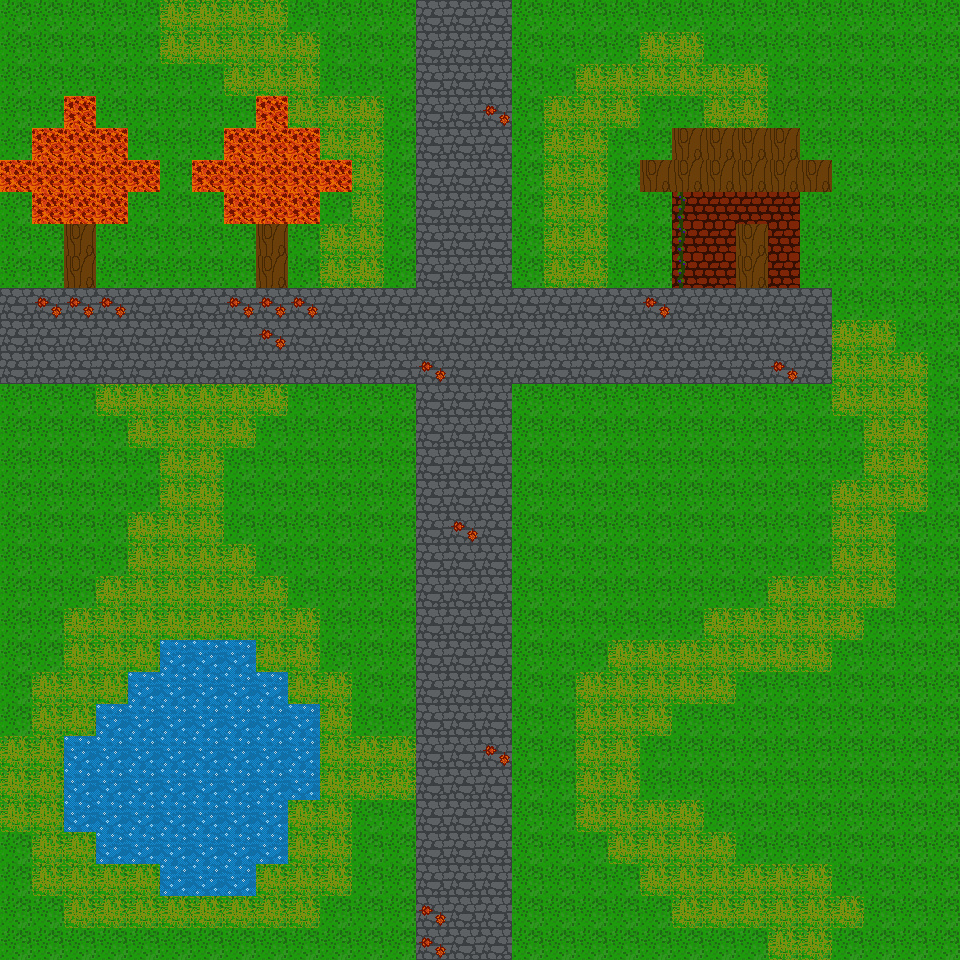

This is a level from a 2D game, rendered from its Tiled map with the project's own tilesets. A one-line summary and the map file follow, with tile-layer data summarised:
An orthogonal 30x30 tile map with 32x32 px tiles, 1 tile layer (Tile Layer 1) and 33 objects (19x Gem, 6x water, 2x tree, house, interact_area, ...).

<map version="1.10" tiledversion="1.12.2" orientation="orthogonal" renderorder="right-down" width="30" height="30" tilewidth="32" tileheight="32" infinite="0" nextlayerid="9" nextobjectid="62">
 <tileset firstgid="1" source="new_tileset.tsx" />
 <layer id="1" name="Tile Layer 1" width="30" height="30">
  <data>[900 cells, 900 non-empty, 9 distinct tile ids]</data>
 </layer>
 <objectgroup id="3" name="Object Layer 1">
  <object id="4" name="tree" type="tree" x="256.146" y="192.295" width="31.4254" height="96.4644">
   <properties>
    <property name="solid" type="bool" value="true" />
   </properties>
  </object>
  <object id="6" name="tree" type="tree" x="64.0036" y="192.035" width="32.2537" height="95.8937">
   <properties>
    <property name="solid" type="bool" value="true" />
   </properties>
  </object>
  <object id="9" name="house" x="672" y="191.667" width="128" height="95.6667">
   <properties>
    <property name="solid" type="bool" value="true" />
   </properties>
  </object>
  <object id="15" name="water" x="98" y="702" width="192.061" height="160">
   <properties>
    <property name="solid" type="bool" value="true" />
   </properties>
  </object>
  <object id="17" name="water" x="128" y="672" width="160.182" height="31.6364">
   <properties>
    <property name="solid" type="bool" value="true" />
   </properties>
  </object>
  <object id="20" name="water" x="160" y="640" width="96" height="32">
   <properties>
    <property name="solid" type="bool" value="true" />
   </properties>
  </object>
  <object id="21" name="water" x="288" y="704" width="32" height="96">
   <properties>
    <property name="solid" type="bool" value="true" />
   </properties>
  </object>
  <object id="22" name="water" x="160" y="864" width="95.9778" height="31.9556">
   <properties>
    <property name="solid" type="bool" value="true" />
   </properties>
  </object>
  <object id="23" name="water" x="64" y="736" width="32" height="95.875">
   <properties>
    <property name="solid" type="bool" value="true" />
   </properties>
  </object>
  <object id="58" name="interact_area" x="736" y="288" width="32" height="32" />
  <object id="60" name="help_text" x="684.5" y="229.167" width="48.3333" height="34.3333">
   <text fontfamily="Yu Gothic" pixelsize="12" wrap="1" color="#bab087" halign="center">Press E to open</text>
  </object>
 </objectgroup>
 <objectgroup id="6" name="Gems">
  <object id="26" name="Gem" x="303" y="337.5">
   <point />
  </object>
  <object id="27" name="Gem" x="464" y="336">
   <point />
  </object>
  <object id="30" name="Gem" x="143.5" y="337">
   <point />
  </object>
  <object id="31" name="Gem" x="464" y="144.5">
   <point />
  </object>
  <object id="32" name="Gem" x="624" y="336.5">
   <point />
  </object>
  <object id="33" name="Gem" x="784.5" y="337">
   <point />
  </object>
  <object id="35" name="Gem" x="912" y="17.5">
   <point />
  </object>
  <object id="36" name="Gem" x="879.5" y="47.5">
   <point />
  </object>
  <object id="37" name="Gem" x="911" y="49">
   <point />
  </object>
  <object id="38" name="Gem" x="943.5" y="48.5">
   <point />
  </object>
  <object id="39" name="Gem" x="912" y="81">
   <point />
  </object>
  <object id="40" name="Gem" x="465" y="497.5">
   <point />
  </object>
  <object id="41" name="Gem" x="464" y="658">
   <point />
  </object>
  <object id="42" name="Gem" x="464.5" y="817.5">
   <point />
  </object>
  <object id="44" name="Gem" x="47" y="914">
   <point />
  </object>
  <object id="45" name="Gem" x="18" y="915.5">
   <point />
  </object>
  <object id="46" name="Gem" x="47" y="882">
   <point />
  </object>
  <object id="49" name="Gem" x="80" y="915.5">
   <point />
  </object>
  <object id="51" name="Gem" x="46.5" y="949.5">
   <point />
  </object>
 </objectgroup>
 <objectgroup id="8" name="SpawnPoint">
  <object id="53" name="Spawn" x="16" y="335.5">
   <point />
  </object>
 </objectgroup>
 <objectgroup id="7" name="GlowItems">
  <object id="43" name="Bow" x="464" y="913.5">
   <point />
  </object>
  <object id="61" name="Quiver" x="912" y="917">
   <point />
  </object>
 </objectgroup>
</map>
